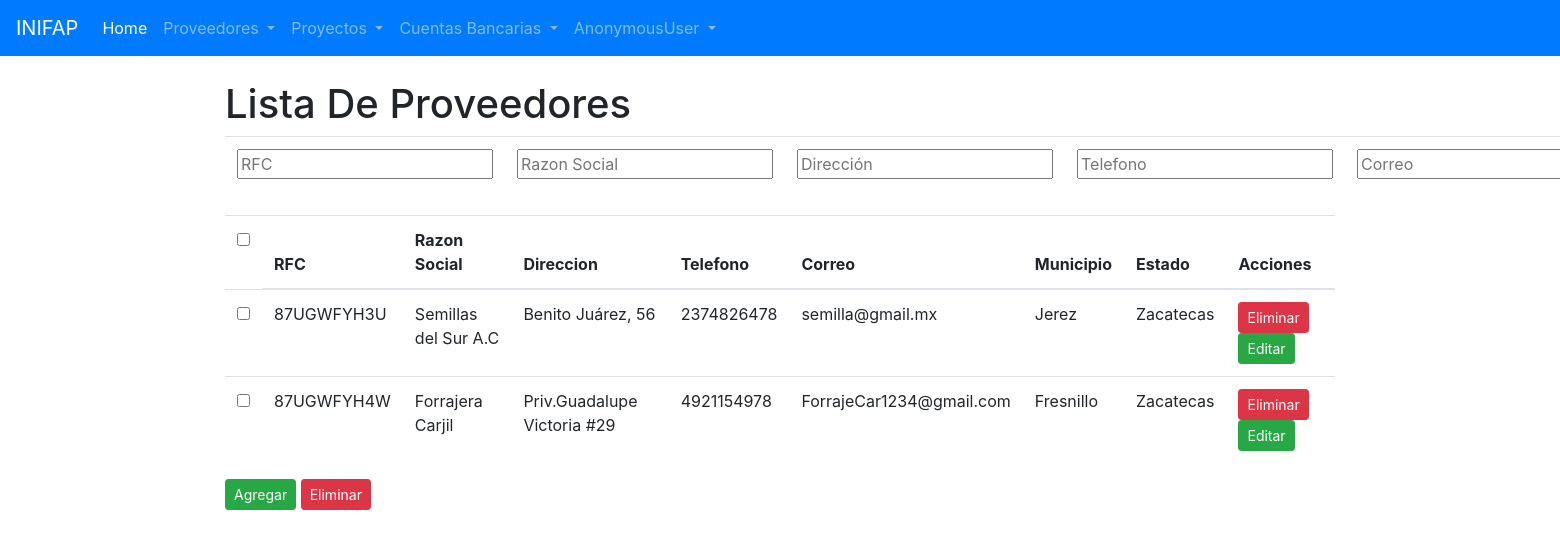
Screenshot of /proveedores/ with the database file from the repository.
### proveedores/models.py (models this page shows, shortened)
class Proveedor(models.Model):
    rfc = models.CharField('R.F.C', max_length=13)
    razon_social = models.CharField(max_length=255)
    direccion = models.CharField(max_length=255)
    telefono = models.CharField(max_length=15)
    correo = models.EmailField()
    estado = models.ForeignKey("proveedores.Estado", verbose_name= "Estado", on_delete= models.DO_NOTHING)
    municipio = models.ForeignKey("proveedores.Municipio", verbose_name= "Municipio", on_delete= models.DO_NOTHING)

class Municipio(models.Model):
    nombre = models.CharField(max_length=100)
    estado = models.ForeignKey("proveedores.Estado", verbose_name = "Estado", on_delete= models.DO_NOTHING)
    def __str__(self):
        return  self.nombre

class Estado(models.Model):
    nombre = models.CharField(max_length=100)
    def __str__(self):
        return  self.nombre

### proveedores/views.py (the view)
# urls.py: path('', views.ListaProveedores.as_view(), name = 'lista_proveedores'),
class ListaProveedores(ListView):
    model = Proveedor
    paginate_by = 5
    extra_context = {'form': FiltrosProveedor}

### proveedores/templates/proveedores/proveedor_list.html (shortened to what this page needs)
{% extends 'base.html' %}
{% block contenido %}
<br>
<h1>Lista De Proveedores</h1>
<form action="{% url 'buscar_proveedor' %}" method="post" id="form">
    <table class="table">
        <tr>
            <td>{{form.rfc}}</td>
            <td>{{form.razon_social}}</td>
            <td>{{form.direccion}}</td>
            <td>{{form.telefono}}</td>
            <td>{{form.correo}}</td>
        </tr>
    </table>
</form>
<table class="table">
        <thead>
            <form action="{% url 'eliminar_todos' %}" method="post">
            <tr>
                <td><input type="checkbox" name="todos"></td>
                <th>RFC</th>
                <th>Razon Social</th>
                <th>Direccion</th>
                <th>Telefono</th>
                <th>Correo</th>
                <th>Municipio</th>
                <th>Estado</th>
                <th>Acciones</th>
            </tr>
        </thead>
        <tbody>
            {% for proveedor in object_list %}
            <tr>
                <td><input type="checkbox" name="{{proveedor.id}}"></td>
                <td>{{ proveedor.rfc }}</td>
                <td>{{ proveedor.razon_social}}</td>
                <td>{{ proveedor.direccion}}</td>
                <td>{{ proveedor.telefono}}</td>
                <td>{{ proveedor.correo}}</td>
                <td>{{ proveedor.municipio.nombre}}</td>
                <td>{{ proveedor.estado.nombre}}</td>
                <td>
                    <a href="{% url 'eliminar_proveedor' proveedor.id %}" class="btn btn-danger btn-sm">Eliminar</a>
                    <a href="{% url 'editar_proveedor' proveedor.id %}" class="btn btn-success btn-sm">Editar</a>
                </td>
            </tr>
            {% endfor %}
        </tbody>
    </table>
    <a href="{% url 'agregar_proveedor' %}" class="btn btn-success btn-sm">Agregar</a>
    <button type="submit" class="btn btn-danger btn-sm">Eliminar</button>
{% endblock %}

### rows the page displays
Proveedor: rfc "87UGWFYH3U", razon_social "Semillas del Sur A.C", direccion "Benito Juárez, 56", telefono "2374826478", correo "semilla@gmail.mx", municipio.nombre "Jerez", estado.nombre "Zacatecas"
Proveedor: rfc "87UGWFYH4W", razon_social "Forrajera Carjil", direccion "Priv.Guadalupe Victoria #29", telefono "4921154978", correo "ForrajeCar1234@gmail.com", municipio.nombre "Fresnillo", estado.nombre "Zacatecas"

### other values shown
{{ user }} "AnonymousUser"
